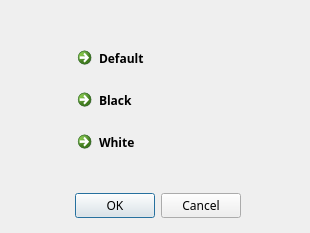
<?xml version="1.0" encoding="UTF-8"?>
<ui version="4.0">
 <class>ChangeSkin</class>
 <widget class="QDialog" name="ChangeSkin">
  <property name="geometry">
   <rect>
    <x>0</x>
    <y>0</y>
    <width>310</width>
    <height>233</height>
   </rect>
  </property>
  <property name="font">
   <font>
    <family>AR PL UKai CN</family>
   </font>
  </property>
  <property name="windowTitle">
   <string>皮肤设置</string>
  </property>
  <widget class="QDialogButtonBox" name="buttonBox">
   <property name="geometry">
    <rect>
     <x>70</x>
     <y>190</y>
     <width>171</width>
     <height>32</height>
    </rect>
   </property>
   <property name="orientation">
    <enum>Qt::Horizontal</enum>
   </property>
   <property name="standardButtons">
    <set>QDialogButtonBox::Cancel|QDialogButtonBox::Ok</set>
   </property>
  </widget>
  <widget class="QWidget" name="verticalLayoutWidget">
   <property name="geometry">
    <rect>
     <x>70</x>
     <y>40</y>
     <width>179</width>
     <height>119</height>
    </rect>
   </property>
   <layout class="QVBoxLayout" name="verticalLayout">
    <item>
     <widget class="QCommandLinkButton" name="cb_d">
      <property name="text">
       <string>Default</string>
      </property>
     </widget>
    </item>
    <item>
     <widget class="QCommandLinkButton" name="cb_b">
      <property name="text">
       <string>Black</string>
      </property>
     </widget>
    </item>
    <item>
     <widget class="QCommandLinkButton" name="cb_w">
      <property name="text">
       <string>White</string>
      </property>
     </widget>
    </item>
   </layout>
  </widget>
 </widget>
 <resources/>
 <connections>
  <connection>
   <sender>buttonBox</sender>
   <signal>accepted()</signal>
   <receiver>ChangeSkin</receiver>
   <slot>accept()</slot>
   <hints>
    <hint type="sourcelabel">
     <x>248</x>
     <y>254</y>
    </hint>
    <hint type="destinationlabel">
     <x>157</x>
     <y>274</y>
    </hint>
   </hints>
  </connection>
  <connection>
   <sender>buttonBox</sender>
   <signal>rejected()</signal>
   <receiver>ChangeSkin</receiver>
   <slot>reject()</slot>
   <hints>
    <hint type="sourcelabel">
     <x>316</x>
     <y>260</y>
    </hint>
    <hint type="destinationlabel">
     <x>286</x>
     <y>274</y>
    </hint>
   </hints>
  </connection>
 </connections>
</ui>
